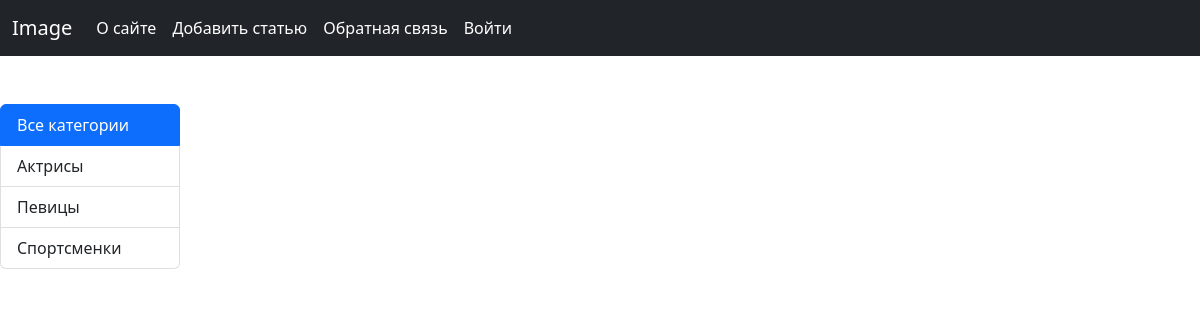
Before: / with the older database file.
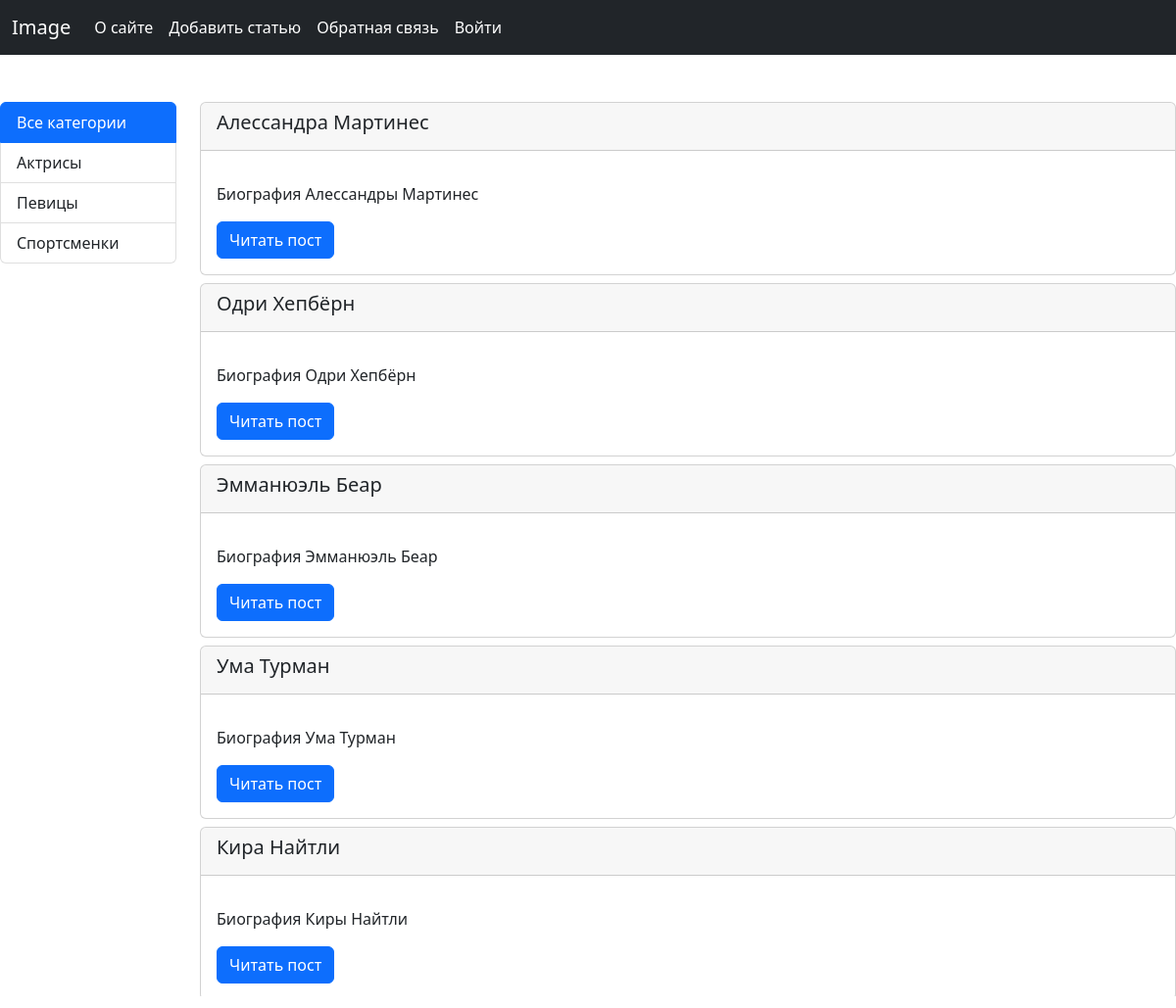
After: the same page with the newer database file.
### women/models.py (models this page shows, shortened)
class Women(models.Model):
    title = models.CharField(max_length=255)
    content = models.TextField(blank=True)
    photo = models.ImageField(upload_to='photos/%Y/%m/%d/')
    time_create = models.DateTimeField(auto_now_add=True)
    time_update = models.DateTimeField(auto_now=True)
    is_published = models.BooleanField(default=True)
    def get_absolute_url(self):
        return reverse('post', kwargs={'post_id': self.pk})

### women/views.py (the view)
# urls.py: path('', index, name='home'),
def index(request):
    posts = Women.objects.all()
    context = {
        'posts': posts,
        'menu': menu,
        'title': 'Главная страница'
    }
    return render(request, 'women/index.html', context=context)

### women/templates/women/index.html
{% extends 'women/base.html' %}
{% block content %}
    <div class="mt-5">
        {% for p in posts %}
            <div class="card mb-2">
                <div class="card-header">
                    <h5>{{ p.title }}</h5>
                </div>
                <div class="card-body">
                    <p class="card-text">{{ p.content|linebreaks|truncatewords:50 }}</p>
                    <a href="{{ p.get_absolute_url }}" class="btn btn-primary">Читать пост</a>
                </div>
            </div>
        {% endfor %}
    </div>
{% endblock %}

### women/templates/women/base.html (shortened to what this page needs)
{% load static %}
<!DOCTYPE html>
<html lang="en">
<head>
    <link rel="stylesheet" href="{% static 'women/css/bootstrap.min.css' %}">
    <link rel="stylesheet" href="{% static 'women/css/style.css' %}">
</head>
<body>
<nav class="navbar navbar-expand-md navbar-dark bg-dark" aria-label="Fourth navbar example">
    <div class="container-fluid">
        <a class="navbar-brand" href="{% url 'home' %}">Image</a>
        <div class="collapse navbar-collapse" id="navbarsExample04">
            {% block mainmenu %}
                <ul class="navbar-nav me-auto mb-2 mb-md-0">
                    {% for m in menu %}
                        <li class="nav-item">
                            <a class="nav-link active" aria-current="page" href="{% url m.url_name %}">{{ m.title }}</a>
                        </li>
                    {% endfor %}
                </ul>
            {% endblock %}
        </div>
    </div>
</nav>
<div class="row">
    <div class="col-2">
        <div class="list-group mt-5">
            <a href="#" class="list-group-item list-group-item-action active" aria-current="true">
                Все категории
            </a>
            <a href="#" class="list-group-item list-group-item-action">Актрисы</a>
            <a href="#" class="list-group-item list-group-item-action">Певицы</a>
            <a href="#" class="list-group-item list-group-item-action">Спортсменки</a>
        </div>
    </div>
    <div class="col-10">
        {% block content %}
        {% endblock %}
    </div>
</div>
</body>
</html>

Changed rows visible on the page:
added Women: title "Алессандра Мартинес", content "Биография Алессандры Мартинес"
added Women: title "Одри Хепбёрн", content "Биография Одри Хепбёрн"
added Women: title "Эмманюэль Беар", content "Биография Эмманюэль Беар"
added Women: title "Ума Турман", content "Биография Ума Турман"
added Women: title "Кира Найтли", content "Биография Киры Найтли"
